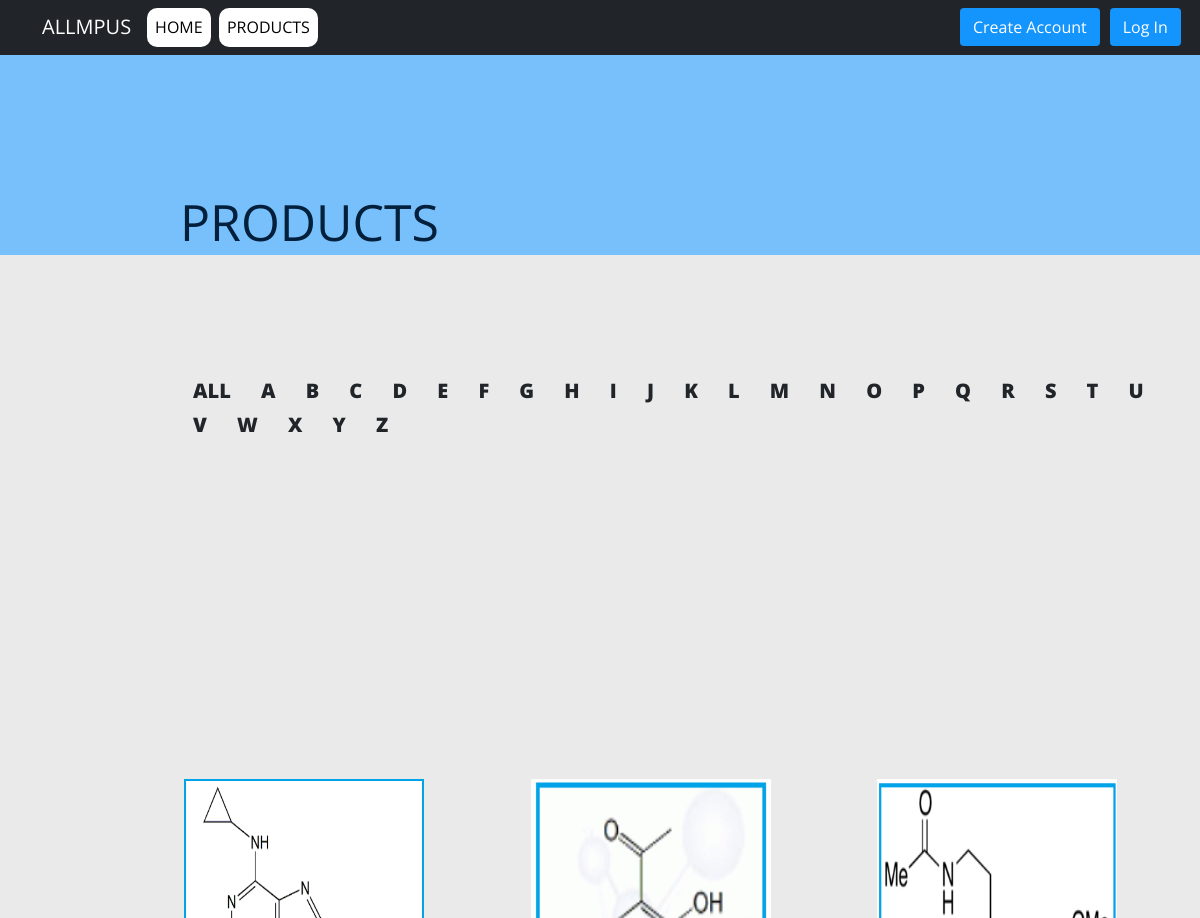
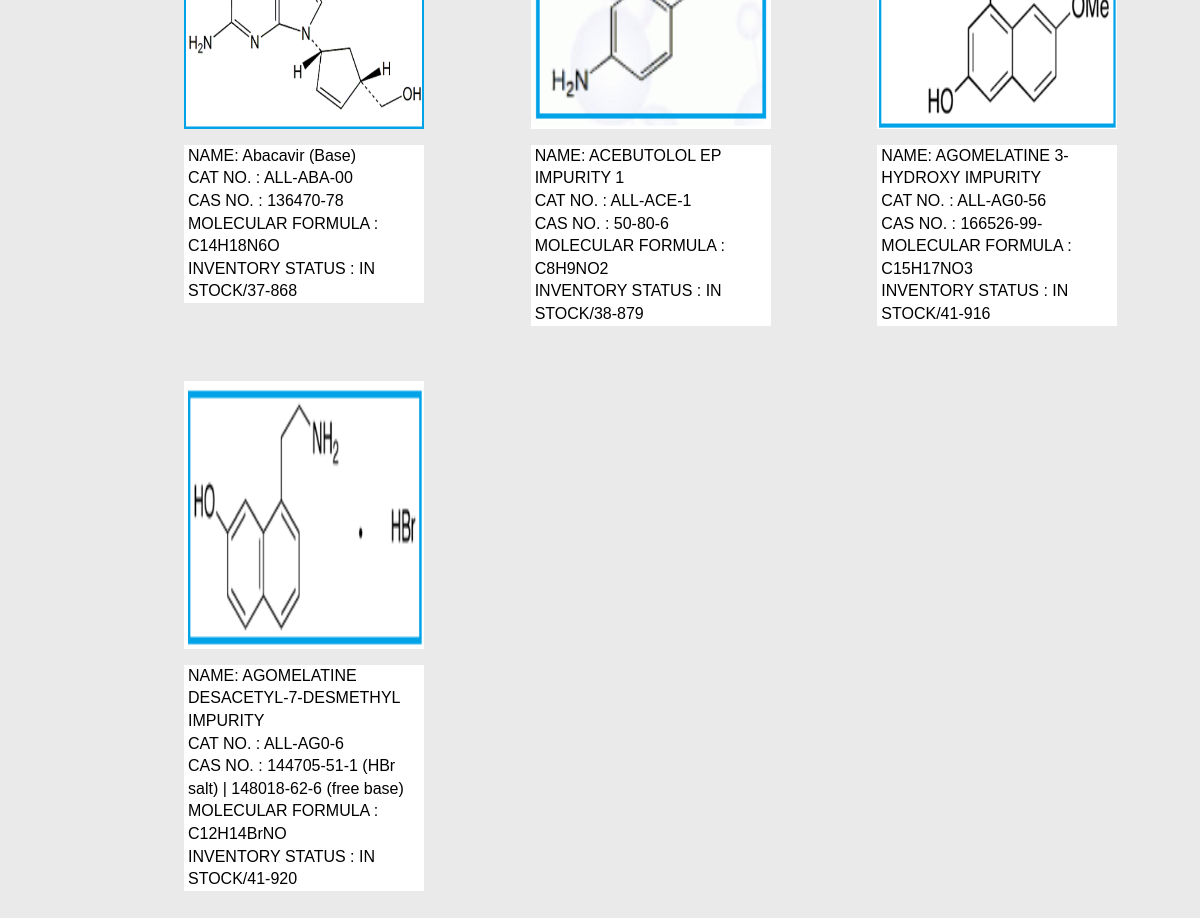
The page /product/A on the database its author committed (2 pictures, top to bottom).
### products/models.py (models this page shows)
class products(models.Model):
    id=models.UUIDField(primary_key=True,default=uuid.uuid4)
    product=models.CharField(max_length=100)
    img=models.ImageField(upload_to='static/product_img')
    cat_no=models.CharField(max_length=10)
    cas_no=models.CharField(max_length=50)
    mol_formula=models.CharField(max_length=50)
    inv_status=models.CharField(max_length=100)

### products/views.py (the view)
# urls.py: path('product/<key>',views.filter_prod,name='filter_product'),
def filter_prod(request,key):
    alpha=['A','B','C','D','E','F','G','H','I','J','K','L','M','N','O','P','Q','R','S','T','U','V','W','X','Y','Z']
    product_obj=products.objects.filter(product__startswith=key)
    return render(request,'products/product_page.html',{'product_obj':product_obj,'alpha':alpha})

### products/templates/products/product_page.html
{% extends 'products/home.html' %}
{% load static %}
{% block content %}
<link rel="stylesheet" href="{% static 'products/main.css' %}">
<div class="heading">
    <p style="left: 15%;">PRODUCTS</p>
  </div>
<div class="r" style="position: absolute; top:20%; left: 15%;">
    <a class="btn" href="{% url 'products' %}" style="font-size: 20px; line-height: 1 !important; font-weight: 900 !important;">ALL</a>
    {% for key in alpha%}
    <a class="btn" href="{% url 'filter_product' key %}" style="font-size: 20px; line-height: 1 !important; font-weight: 900 !important;">{{key}}</a>
    {% endfor %}
</div>
<div class="container">
    <div class="row" style="position: absolute;
                            left: 15%;
                            top:40%;
                            display: flex;
                            flex-wrap: wrap;
                            padding:0px 2px 100px 2px;">
    {% for product in product_obj %}
    <div class="column" style="flex:23%;flex-direction: column;
                                 padding: 0 4px;
                                 min-height: 500px;
                                 ">
        <a href="{% url 'product_view' product.id %}"><img src="{{product.img.url}}" width="240" height="300" style="margin-top: 4px;
                                                                  vertical-align:middle;
                                                                  border-radius: 10px;"/> </a><br>
        <p style="font-family: Arial, Helvetica, sans-serif; font-size: 16px; width: 240px;">
            NAME: {{product.product}} <br>
            CAT NO. : {{product.cat_no}} <br>
            CAS NO. : {{product.cas_no}} <br>
            MOLECULAR FORMULA : {{product.mol_formula}} <br>
            INVENTORY STATUS : {{product.inv_status}} <br>
        </p>
    </div>
    {% endfor %}
    </div>
{% endblock %}

### products/static/products/main.css (style rules this page uses)
body { margin:0; color:#424242; background-image: url('images/bg.png'); font:300 16px/18px 'Open Sans',sans-serif; }
*,:after,:before { box-sizing:border-box }
a { color:inherit;text-decoration:none }
body { font: 100% / 1.414 "Open Sans", "Roboto", arial, sans-serif; background: #dbdbdb8e; }
a, [type="submit"] { transition: all .25s ease-in; }
.row { position: absolute; top:50%; display: flex; flex-wrap: wrap; padding: 0 4px; }
.column { flex:50%; padding: 0 4px; margin: 10px; padding-top: 15px; padding-bottom: 100px; }
.column img { padding-top: 16px; padding-bottom: 16px; vertical-align:middle; border-bottom-left-radius: 10px; border-bottom-right-radius: 10px; }
.column p { padding-left: 4px; width: 400px; position: absolute; display: inline-block; background-color: white; color: black; }
.heading { text-align: left; height: 200px; width: 100%; background-color: #60b8ffd2; color:#021f3b; font-size: 50px; }
.heading p { position: absolute; left: 10%; top: 10%; }

### rows shown on the page
products: img (picture), product "Abacavir (Base)", cat_no "ALL-ABA-00", cas_no "136470-78", mol_formula "C14H18N6O", inv_status "IN STOCK/37-868"
products: img (picture), product "ACEBUTOLOL EP IMPURITY 1", cat_no "ALL-ACE-1", cas_no "50-80-6", mol_formula "C8H9NO2", inv_status "IN STOCK/38-879"
products: img (picture), product "AGOMELATINE 3-HYDROXY IMPURITY", cat_no "ALL-AG0-56", cas_no "166526-99-", mol_formula "C15H17NO3", inv_status "IN STOCK/41-916"
products: img (picture), product "AGOMELATINE DESACETYL-7-DESMETHYL IMPURITY", cat_no "ALL-AG0-6", cas_no "144705-51-1 (HBr salt) | 148018-62-6 (free base)", mol_formula "C12H14BrNO", inv_status "IN STOCK/41-920"

### other values the page prints
{{ key }} "A" "B" "C" "D" "E" "F" "G" "H" "I" "J" "K" "L" "M" "N" "O" "P" "Q" "R" "S" "T" "U" "V" "W" "X" "Y" "Z"
